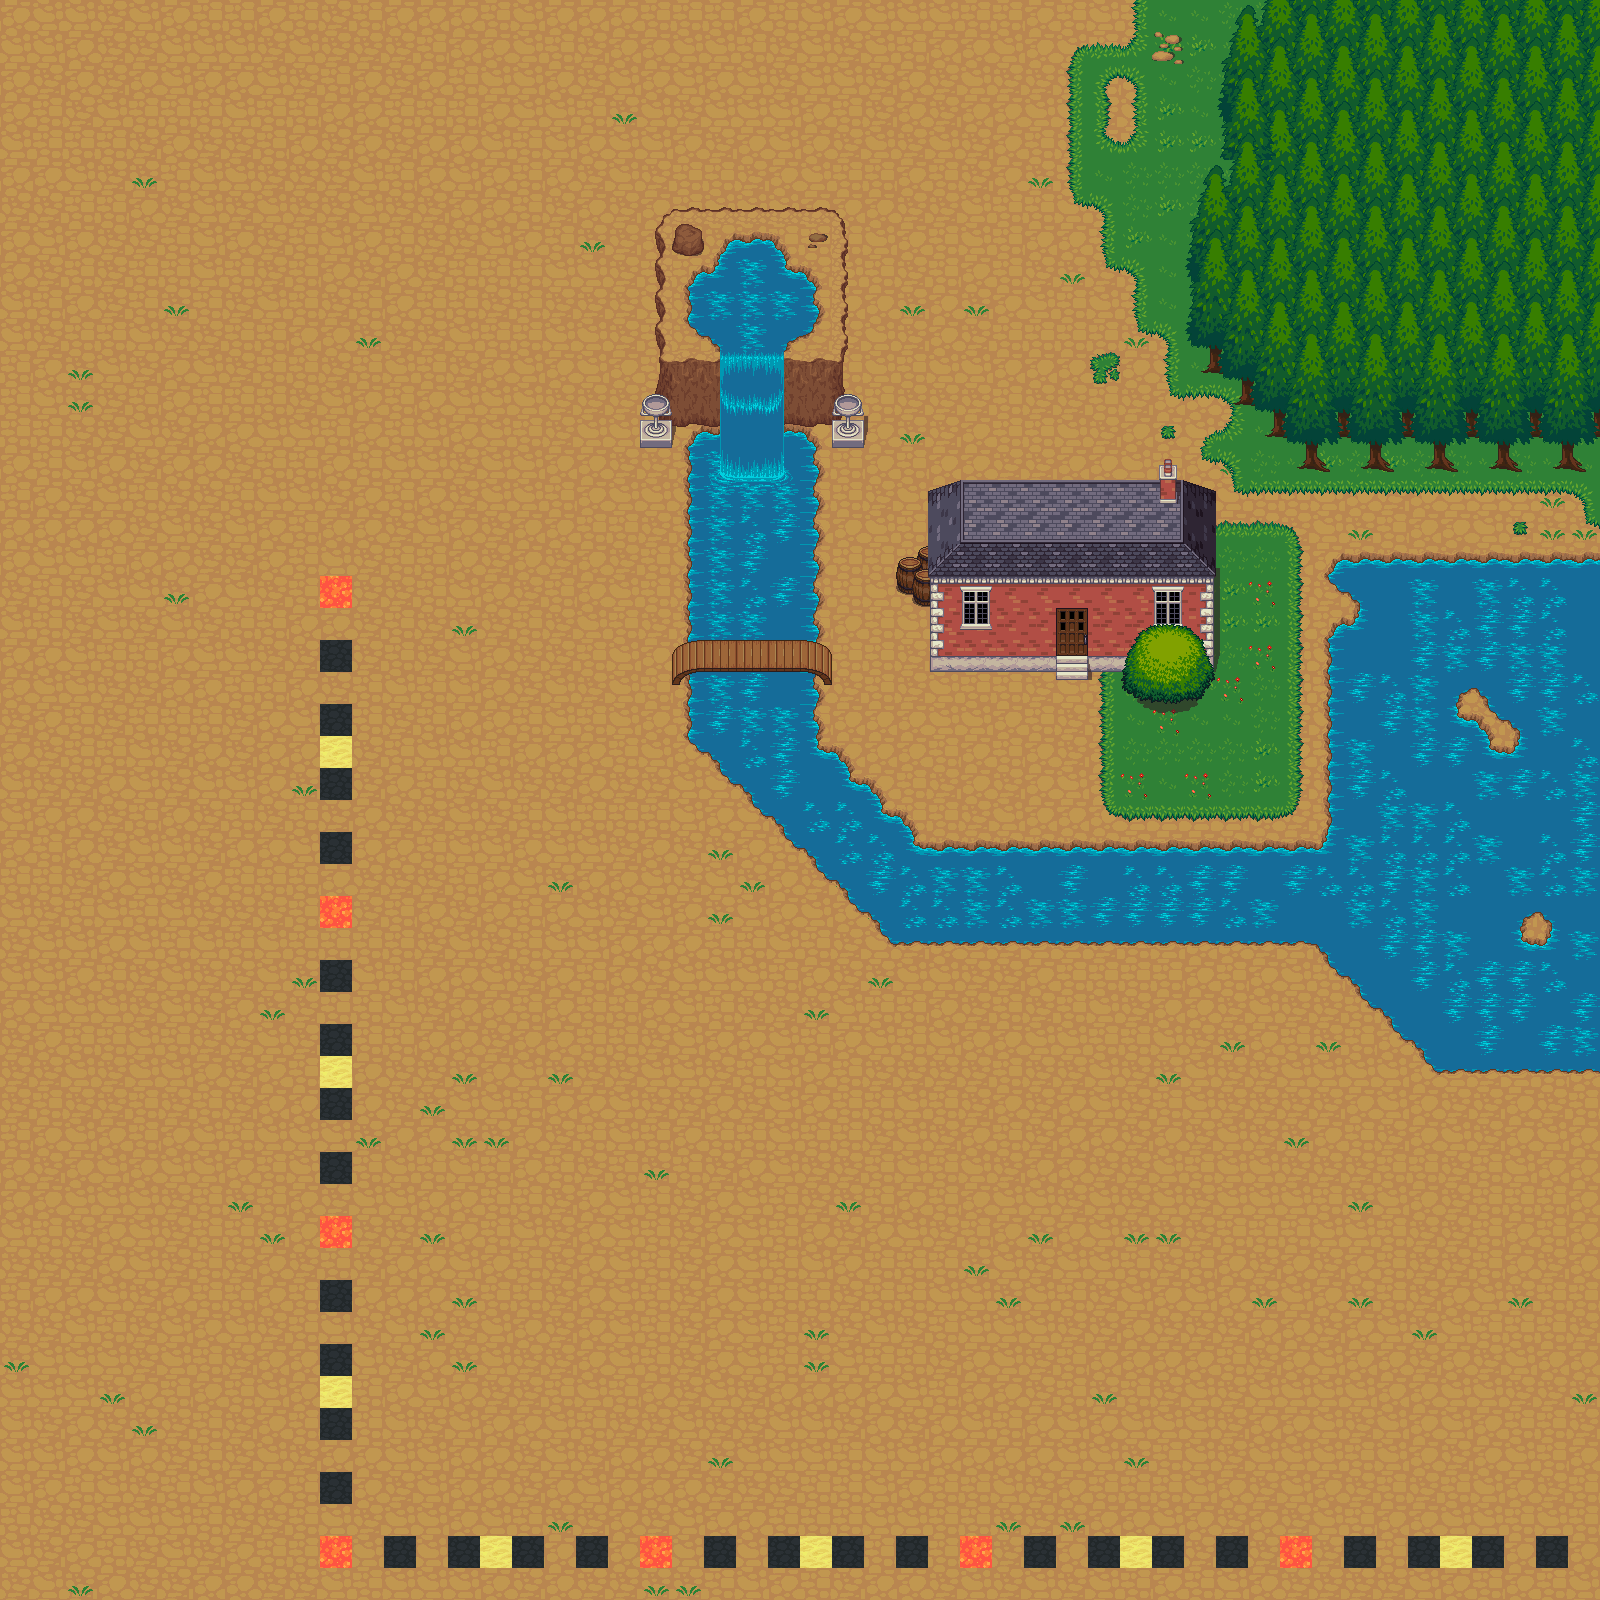

A 2D game scene composited from a Tiled map and its tileset images. What follows is a short description and the map's XML, with each tile layer's data collapsed to a summary:
An orthogonal 50x50 tile map with 32x32 px tiles, 4 tile layers (Terrain_Ground, Terrain_Clear, Terrain_Clear2, Terrain_Doodads), 4 tilesets and 33 objects (4x mobPoint, startPoint, Zone Out, Zone In).

<map version="1.0" orientation="orthogonal" width="50" height="50" tilewidth="32" tileheight="32">
 <tileset firstgid="1" name="terrain" tilewidth="32" tileheight="32">
  <image source="../../Resources/GPL3.0/terrain.png" width="672" height="736" />
 </tileset>
 <tileset firstgid="484" name="terrain_atlas" tilewidth="32" tileheight="32">
  <image source="../../Resources/GPL3.0/terrain_atlas.png" width="1024" height="1024" />
 </tileset>
 <tileset firstgid="1508" name="base_out_atlas" tilewidth="32" tileheight="32">
  <image source="../../Resources/GPL3.0/base_out_atlas.png" width="1024" height="1024" />
 </tileset>
 <tileset firstgid="2532" name="tree terrains" tilewidth="32" tileheight="32">
  <image source="../../Resources/GPL3.0/tree terrains.png" trans="ffffff" width="640" height="640" />
 </tileset>
 <layer name="Terrain_Ground" width="50" height="50">
  <data>[2500 cells, 2500 non-empty, 60 distinct tile ids]</data>
 </layer>
 <layer name="Terrain_Clear" width="50" height="50">
  <data>[2500 cells, 405 non-empty, 133 distinct tile ids]</data>
 </layer>
 <layer name="Terrain_Clear2" width="50" height="50">
  <data>[2500 cells, 42 non-empty, 32 distinct tile ids]</data>
 </layer>
 <layer name="Terrain_Doodads" width="50" height="50">
  <data>[2500 cells, 62 non-empty, 20 distinct tile ids]</data>
 </layer>
 <objectgroup name="Objects_SpawnPoints" width="50" height="50">
  <object name="Charector Start" type="startPoint" x="759" y="651" width="32" height="32">
   <properties>
    <property name="playerLoadPoint" value="1" />
   </properties>
  </object>
  <object name="Wolf 1" type="mobPoint" x="325" y="274">
   <properties>
    <property name="mobType" value="wolf" />
   </properties>
  </object>
  <object name="Wolf 1" type="mobPoint" x="325" y="451">
   <properties>
    <property name="mobType" value="wolf" />
   </properties>
  </object>
  <object name="Wolf 1" type="mobPoint" x="435" y="360">
   <properties>
    <property name="mobType" value="wolf" />
   </properties>
  </object>
  <object name="Wolf 1" type="mobPoint" x="231" y="362">
   <properties>
    <property name="mobType" value="wolf" />
   </properties>
  </object>
 </objectgroup>
 <objectgroup name="Collision_Walking" width="50" height="50" visible="0">
  <object x="689" y="430" width="129" height="210" />
  <object x="690" y="672" width="128" height="64" />
  <object x="690" y="737">
   <polygon points="0,0 203,207 128,0" />
  </object>
  <object x="818" y="737">
   <polygon points="0,0 101,108 75,206" />
  </object>
  <object x="919" y="846">
   <polygon points="0,0 1,96 -26,96" />
  </object>
  <object x="922" y="848" width="397" height="94" />
  <object x="1329" y="637" width="271" height="326" />
  <object x="1328" y="832">
   <polygon points="0,0 -9,18 1,131" />
  </object>
  <object x="1329" y="962">
   <polygon points="0,0 -10,-20 -10,-111" />
  </object>
  <object x="1329" y="964">
   <polygon points="0,0 107,108 271,0" />
  </object>
  <object x="1438" y="1071">
   <polygon points="0,0 162,-107 162,1" />
  </object>
  <object x="1329" y="557" width="35" height="35">
   <ellipse />
  </object>
  <object x="658" y="210" width="186" height="219" />
  <object x="930" y="482" width="126" height="186" />
  <object x="1086" y="481" width="127" height="190" />
  <object x="1058" y="483" width="28" height="149" />
  <object x="898" y="546" width="60" height="60">
   <ellipse />
  </object>
  <object x="1124" y="622" width="89" height="89">
   <ellipse />
  </object>
  <object x="1224" y="2" width="377" height="374" />
  <object x="1193" y="171" width="31" height="200" />
  <object x="1233" y="379" width="367" height="32" />
  <object x="1268" y="413" width="331" height="27" />
  <object x="1299" y="442" width="303" height="32" />
  <object x="1330" y="638">
   <polygon points="0,0 10,-17 23,-14 30,-35 20,-45 18,-80 270,-79 269,-2" />
  </object>
  <object x="819" y="421" width="44" height="26" />
  <object x="640" y="419" width="49" height="27" />
 </objectgroup>
 <objectgroup name="Zones" width="50" height="50">
  <object name="Zone Out" x="1568" y="480" width="32" height="64">
   <properties>
    <property name="zoneto" value="tempname" />
   </properties>
  </object>
  <object name="Zone In" x="1440" y="480" width="32" height="64">
   <properties>
    <property name="zonefrom" value="tempname" />
   </properties>
  </object>
 </objectgroup>
</map>
